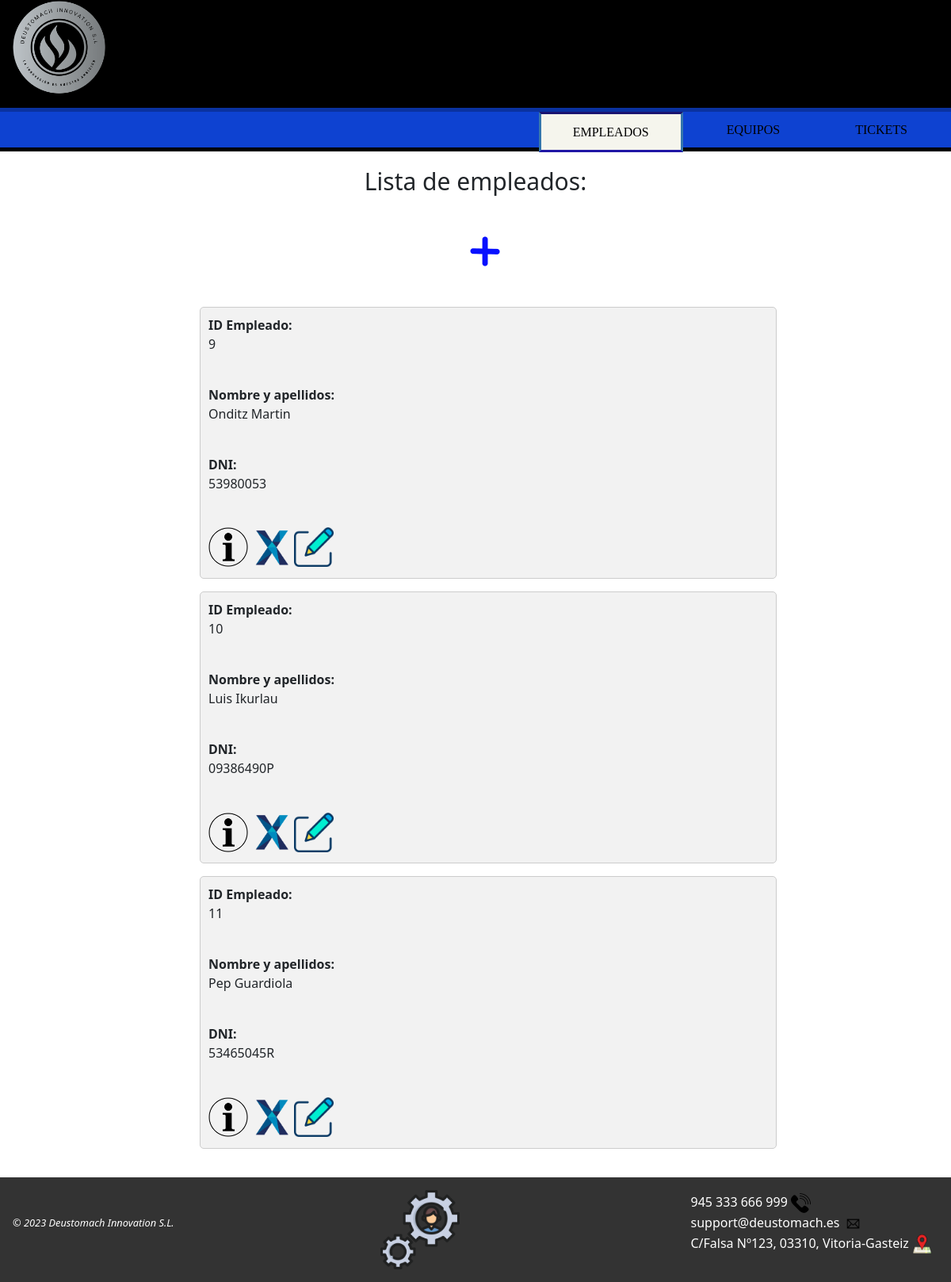
/AppWeb/listadoEmpleados/, run on the app's committed database.
### AppWeb/models.py (models this page shows, shortened)
class Empleado(models.Model):
    dni = models.CharField(max_length=9, unique=True)
    nombre = models.CharField(max_length=15)
    apellidos = models.CharField(max_length=25)
    email = models.CharField(max_length=30)
    telefono = models.IntegerField(default=0)

### AppWeb/views.py (the view)
# urls.py: path('AppWeb/listadoEmpleados/', ListaEmpleado.as_view(), name='listado-empleado'),
class ListaEmpleado(ListView):
    model = Empleado
    template_name = 'listadoEmpleados.html'

### AppWeb/Templates/listadoEmpleados.html
{% extends "homeEmpleados.html" %}
{% load static %}
{% block contenido %}
<div class="contenido">
    <h1>Lista de empleados:</h1>
    <div id="mas">
        <a href="{% url 'gestion:crear-empleado' %}"><img class="crear" src="{% static 'images/mas2.gif' %}" width="100px" title="Crear un empleado nuevo"></a>
    </div>
    {% if object_list %}
        {% for emp in object_list %}
        <ul>
            <div class="objetos">
                <b>ID Empleado: </b><p>{{emp.id}}</p><br>
                <b>Nombre y apellidos:</b><p>{{emp.nombre}} {{emp.apellidos}}</p><br>
                <b>DNI:</b><p>{{ emp.dni }}</p><br>
                <a href="{% url 'gestion:detalle-empleado' emp.id %}"><img src="{% static 'images/info.png' %}"  title="Pulsa para ver los detalles del empleado" width="50px"></a>
                <a href="{% url 'gestion:borrar-empleado' emp.id %}"><img src="{% static 'images/delete.png' %}" title="Haz clic para eliminar al empleado" width="50px"></a>
                <a href="{% url 'gestion:modificar-empleado' emp.id %}"><img src="{% static 'images/editar.png' %}" title="Haz clic para editar este empleado" width="50px" ></a>
            </div>
        </ul>
        {% endfor %}
    {% else %}
        <h1>No hay empleados disponibles</h1>
    {% endif %}
</div>
{% endblock %}

### AppWeb/static/css/Estilo.css (style rules this page uses)
.contenido { margin: 0 auto; max-width: 800px; padding: 20px; }
.crear { margin-left: 45%; margin-bottom: 20px; }
h1 { font-size: 30px; text-align: center; margin-bottom: 20px; }
.objetos { background-color: #f2f2f2; padding: 10px; border-radius: 5px; border: 1px solid #ccc; }
a { color: white; text-decoration: none; }

### data on the page
Empleado: id "9", nombre "Onditz", apellidos "Martin", dni "53980053"
Empleado: id "10", nombre "Luis", apellidos "Ikurlau", dni "09386490P"
Empleado: id "11", nombre "Pep", apellidos "Guardiola", dni "53465045R"
